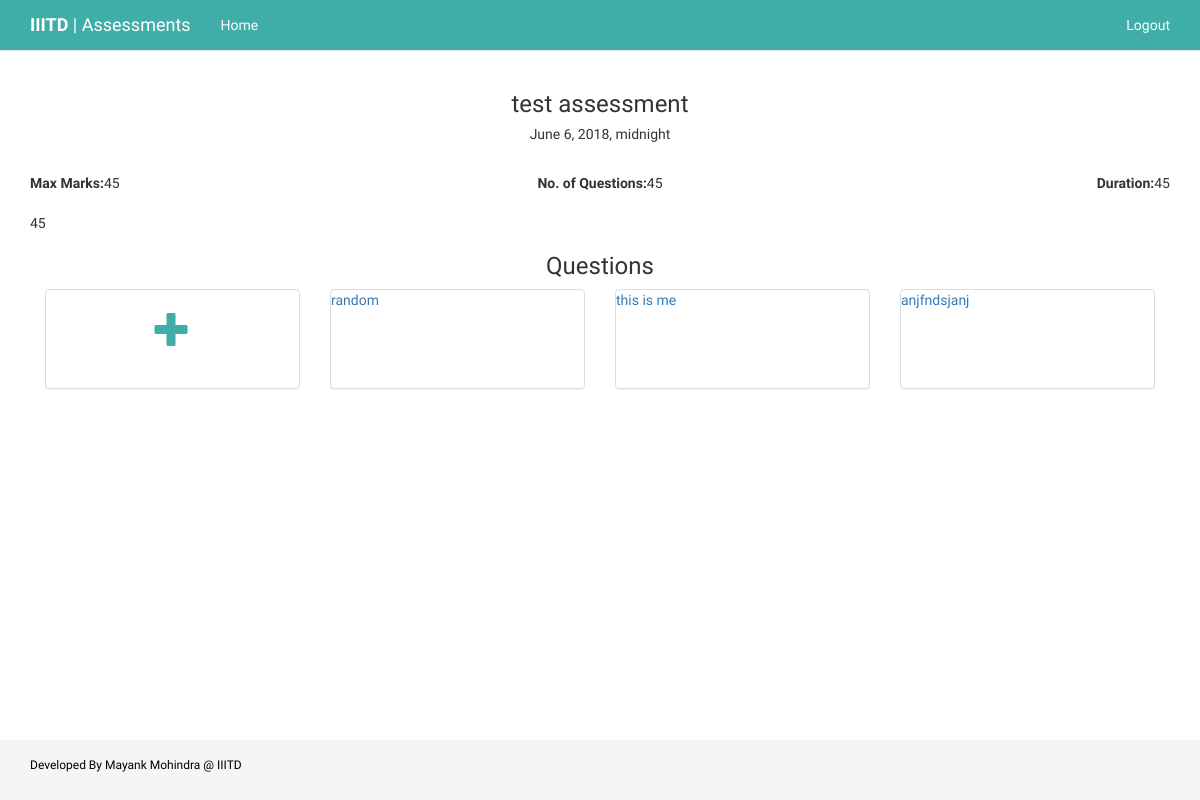
/view_assessment/1/ (signed in), run on an earlier commit of the app's database.
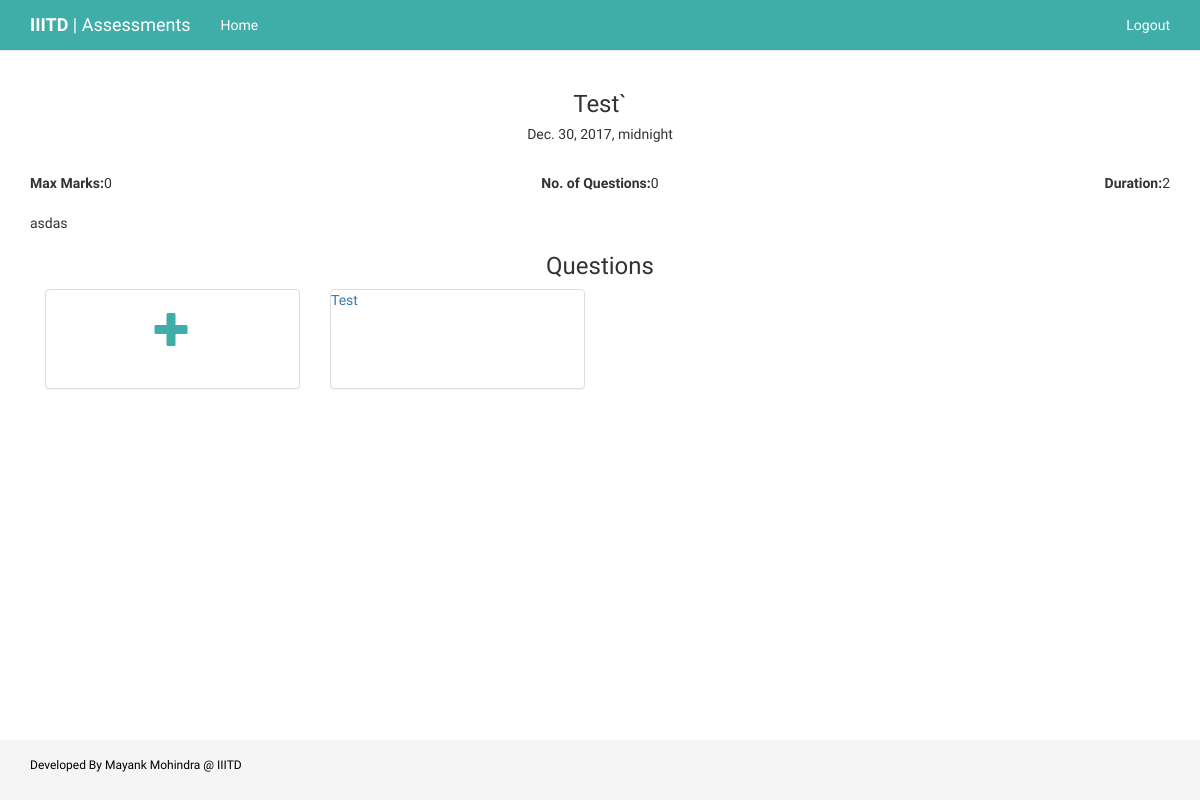
And on a later commit of the database.
### quiz/models.py (models this page shows, shortened)
class Assessment(models.Model):
	name=models.CharField(max_length=250, blank=False)
	date=models.DateTimeField(blank=False)
	max_marks=models.IntegerField(null=False)
	no_of_questions=models.IntegerField(null=False)
	duration=models.IntegerField(null=False)
	description=models.CharField(max_length=2000, blank=True)

class Question(models.Model):
	assessment=models.ForeignKey(Assessment, on_delete=models.CASCADE)
	question=models.CharField(max_length=1000)
	option_a=models.CharField(max_length=250)
	option_b=models.CharField(max_length=250)
	option_c=models.CharField(max_length=250)
	option_d=models.CharField(max_length=250)
	question_image=models.CharField(default=None, max_length=250,blank=True, null=True)
	option_a_image=models.CharField(default=None, max_length=250,blank=True, null=True)
	option_b_image=models.CharField(default=None, max_length=250,blank=True, null=True)
	option_c_image=models.CharField(default=None, max_length=250,blank=True, null=True)
	option_d_image=models.CharField(default=None, max_length=250,blank=True, null=True)
	solution=models.CharField(max_length=2)

### quiz/views.py (the view)
# urls.py: url(r'^view_assessment/(?P<assessment_no>\d+)/$',views.viewAssessment, name='viewAssessment'),
@staff_member_required
def viewAssessment(request, assessment_no):
	assessment=get_object_or_404(Assessment, pk=assessment_no)
	questions=assessment.question_set.all()
	context={
		'assessment':assessment,
		'questions':questions,
	}
	return render(request, 'quiz/view_assessment.html', context)

### quiz/templates/quiz/view_assessment.html (shortened to what this page needs)
{% extends 'quiz/base.html' %}
{% load staticfiles %}
{% block body %}
<div class="container">
	<center>
		<h3>{{assessment.name}}</h3>
		<h5>{{assessment.date}}</h5>
	</center>
	<br>
	<div class="row">
		<div class="col-sm-4"><b>Max Marks:</b>{{assessment.max_marks}}</div>
		<div class="col-sm-4"><center><b>No. of Questions:</b>{{assessment.no_of_questions}}</center></div>
		<div class="col-sm-4"><div class="pull-right"><b>Duration:</b>{{assessment.duration}}</div></div>
	</div>
	<br>
	{{ assessment.description }}
	<br>
	<center>
		<h3>Questions</h3>
	</center>
	<div class="col-sm-3">
		<a href="{% url 'quiz:createQuestion' assessment.pk%}">
		<div class="panel panel-default">
		<h1><center>
			<span class="glyphicon glyphicon-plus"></span>
		</center></h1>
		</div>
		</a>
	</div>
	{% for question in questions %}
		<div class="col-sm-3">
			<a href="{% url 'quiz:viewQuestion' question.pk%}">
			<div class="panel panel-default">
				{{question.question}}
			</div>
			</a>
		</div>
	{% endfor %}
</div>
{% endblock %}

What changed in the data, as far as the page shows it:
removed Question: question "random"
no longer on this page (row edited): Question: question "this is me"
removed Question: question "anjfndsjanj"
changed Assessment: name "test assessment" → "Test`"; date "June 6, 2018, midnight" → "Dec. 30, 2017, midnight"; max_marks "45" → "0"; no_of_questions "45" → "0"; duration "45" → "2"; description "45" → "asdas"
added Question: question "Test"
